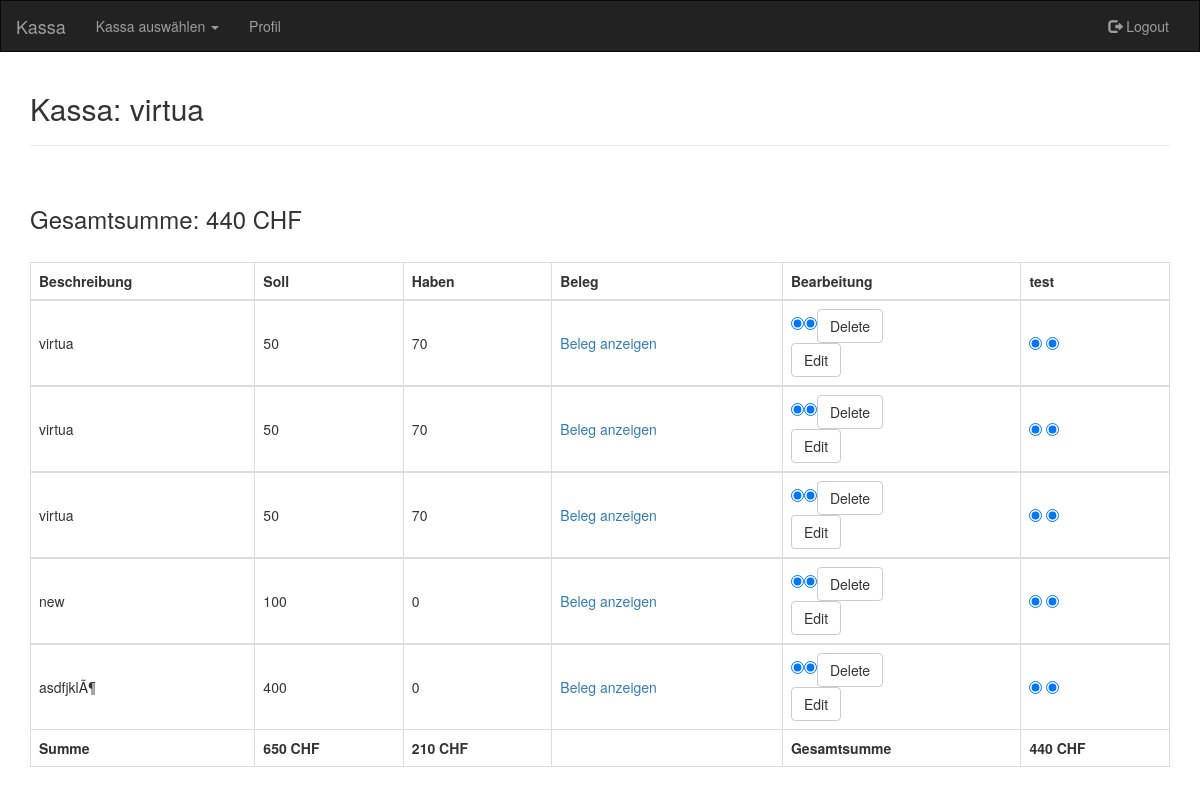
Screenshot of /virtua.php (signed in) with the database file from the repository.
### tables this page shows
CREATE TABLE `virtua` (
  `id` int(10) NOT NULL,
  `beschreibung` varchar(255) NOT NULL,
  `soll` int(11) NOT NULL,
  `haben` int(11) NOT NULL,
  `file` varchar(100) NOT NULL,
  `type` varchar(30) NOT NULL,
  `size` int(11) NOT NULL
);

### virtua.php (the view, shortened to what this page needs)
<?php
	include("connection.php");
?>
<!DOCTYPE html>
<html lang="de">
<head>
  <link rel="stylesheet" href="https://maxcdn.bootstrapcdn.com/bootstrap/3.3.7/css/bootstrap.min.css">
</head>
<body>
<nav class="navbar navbar-inverse">
  <div class="container-fluid">
    <div class="navbar-header">
      <a class="navbar-brand" href="kassa.php">Kassa</a>
    </div>
    <div class="collapse navbar-collapse" id="myNavbar">
      <ul class="nav navbar-nav">
        <li class="dropdown">
          <a class="dropdown-toggle" data-toggle="dropdown" href="#">Kassa auswählen <span class="caret"></span></a>
        </li>
        <li><a href="#">Profil</a></li>
      </ul>
      <ul class="nav navbar-nav navbar-right">
        <li><a href="logout.php"><span class="glyphicon glyphicon-log-out"></span> Logout</a></li>
      </ul>
    </div>
  </div>
</nav>
<?php
	$datenbankname = basename(__FILE__, '.php');
?>
<div class="container">
		<h2> Kassa: <?php echo $datenbankname; ?> </h2>
		<hr>
				<?php
				$sql="SELECT sum(soll)-sum(haben) as totalsollhaben FROM $datenbankname;";
				$result_set=mysqli_query($db, $sql);
				while ($row = mysqli_fetch_assoc($result_set))
				{?>
					<h3>Gesamtsumme: <?php echo $row['totalsollhaben']; ?> CHF</h3>
				  <?php
				}
		?>
				<table class="table table-bordered">
				<thead>
				<tr>
					<th id="thbeschreibung">Beschreibung</th>
					<th>Soll</th>
					<th>Haben</th>
					<th>Beleg</th>
					<th>Bearbeitung</th>
					<th>test</th>
				</tr>
				</thead>
				<?php
				$sql="SELECT * FROM virtua ORDER BY id DESC";
				$result_set=mysqli_query($db, $sql);
				while($row=mysqli_fetch_array($result_set))
				{
					?>
						<tbody>
						<tr style="height: 65px">
							<td id="tdbeschreibung" style="vertical-align: middle;"><?php echo $row['beschreibung'] ?></td>
							<td style="vertical-align: middle;"><?php echo $row['soll'] ?></td>
							<td style="vertical-align: middle;"><?php echo $row['haben'] ?></td>
							<td style="vertical-align: middle;"><a href="uploads/<?php echo $row['file'] ?>">Beleg anzeigen</a></td>
							<td style="vertical-align: middle;"><form action="todelete.php" method="post"><input type="radio" value="<?php echo $row['id'] ?>" name="iddelete" checked="checked"></input><input type="radio" value="<?php echo $datenbankname ?>" name="datenbankname" checked="checked"></input><button type="submit" class="btn btn-default">Delete</button></form><form action="toedit.php" method="post"><button type="submit" class="btn btn-default">Edit</button></td>
							<td style="vertical-align: middle;"><input type="radio" value="<?php echo $row['id'] ?>" name="idedit" checked="checked"></input>
							<input type="radio" value="<?php echo $datenbankname ?>" name="datenbankname" checked="checked"></input></form></td>
						</tr>
						</tbody>
					<?php
				}
				?>
				<?php
				$sql="SELECT sum(soll) as totalsoll FROM virtua";
				$result_set=mysqli_query($db, $sql);
				while ($row = mysqli_fetch_assoc($result_set))
				{?>
				<tfoot>
				<tr id="summe">
				<th>Summe</th>
					<th><?php echo $row['totalsoll']; ?> CHF</th>
				  <?php
				}
				$sql="SELECT sum(haben) as totalhaben FROM virtua";
				$result_set=mysqli_query($db, $sql);
				while ($row = mysqli_fetch_assoc($result_set))
				{?>
					<th><?php echo $row['totalhaben']; ?> CHF</th>
				  <?php
				}?>
				<th></th>
				<th>Gesamtsumme</th>
				<?php
				$sql="SELECT sum(soll)-sum(haben) as totalsollhaben FROM virtua";
				$result_set=mysqli_query($db, $sql);
				while ($row = mysqli_fetch_assoc($result_set))
				{?>
					<th><?php echo $row['totalsollhaben']; ?> CHF</th>
				  <?php
				}
				?>
				</tr>
				</tfoot>
			</table>
</div>
</body>
</html>

### virtua.php (style rules this page uses)
h3 { margin-bottom: 30px; margin-top: 60px; }
nav.navbar { border-radius: 0px; }

### rows the page displays
virtua: beschreibung "virtua", soll "50", haben "70"
virtua: beschreibung "virtua", soll "50", haben "70"
virtua: beschreibung "virtua", soll "50", haben "70"
virtua: beschreibung "new", soll "100", haben "0"
virtua: beschreibung "asdfjklÃ¶", soll "400", haben "0"

### other values shown
$datenbankname "virtua"
$row['totalsollhaben'] "440"
$row['totalsoll'] "650"
$row['totalhaben'] "210"
